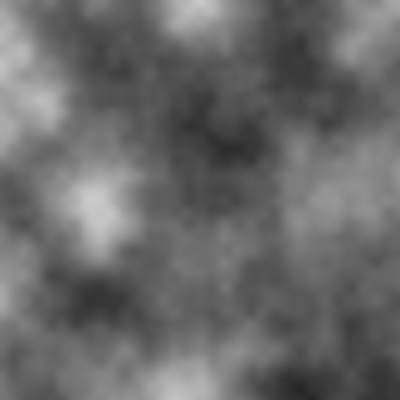
Frame 1 (no input)
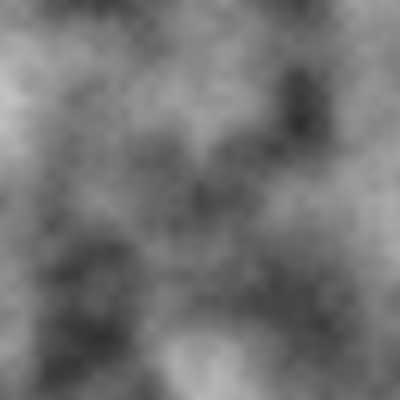
Frame 60 (the mouse pressed at the canvas centre just before this capture)
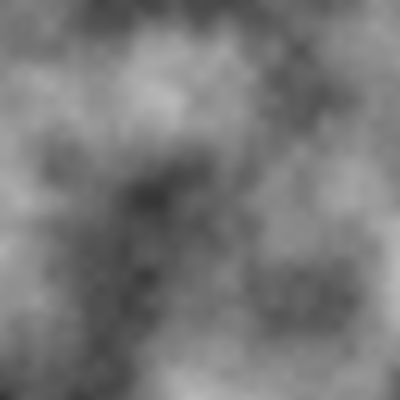
Frame 120 (the mouse held since frame 60 and released just before this capture)

The Processing sketch that drew these frames (run headless with seeded random() and noise(); from frame 60 on, the mouse is pressed at the canvas centre):

// Processing sketch: perlin2
// ── perlin2.pde
void setup(){
  size(400, 400);
  background(255);
}

float tz = 0;

void draw(){
  loadPixels();
  for(int plot_x = 0; plot_x < 400; plot_x++){
    for(int plot_y = 0; plot_y < 400; plot_y++){
      pixels[plot_x + width * plot_y] = color(map(noise(plot_x * 0.01, plot_y * 0.01, tz * 0.01), 0, 1, 0, 255));
    }
  }
  tz += 1;
  updatePixels();
}
